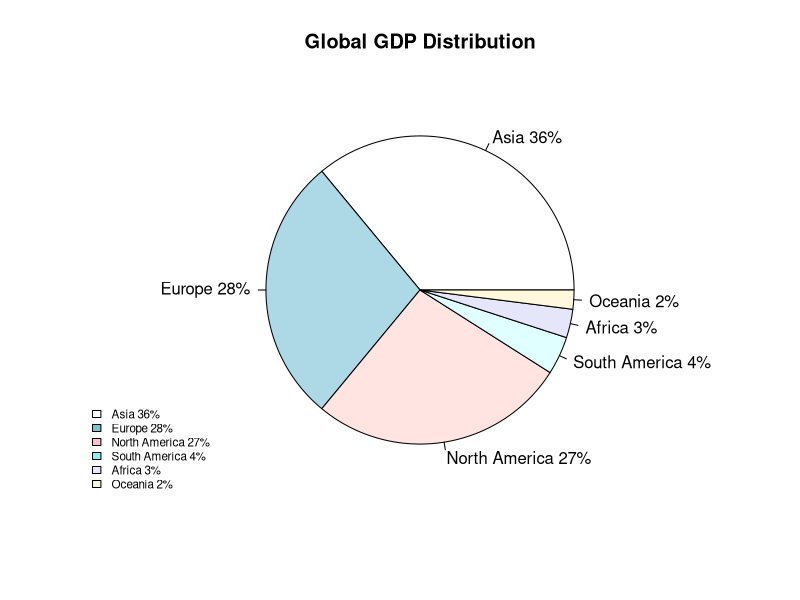

Recreate this plot in R.
## ---- chunk 1

## ---- chunk 2

countries <- c("Asia", "Europe", "North America", "South America", "Africa", "Oceania")
wealth <- c(0.36, 0.28,0.27, 0.04,0.03,0.02)
pct <- wealth * 100

lbls <- paste(countries, pct)
lbls<- paste(lbls,"%", sep = "")

pie(wealth, labels= lbls,
  main="Global GDP Distribution")
legend("bottomleft", legend=lbls, bty = "n", cex = 0.7, fill= c("white", "cadetblue3", "pink", "darkslategray2", "lavender", "beige"))

